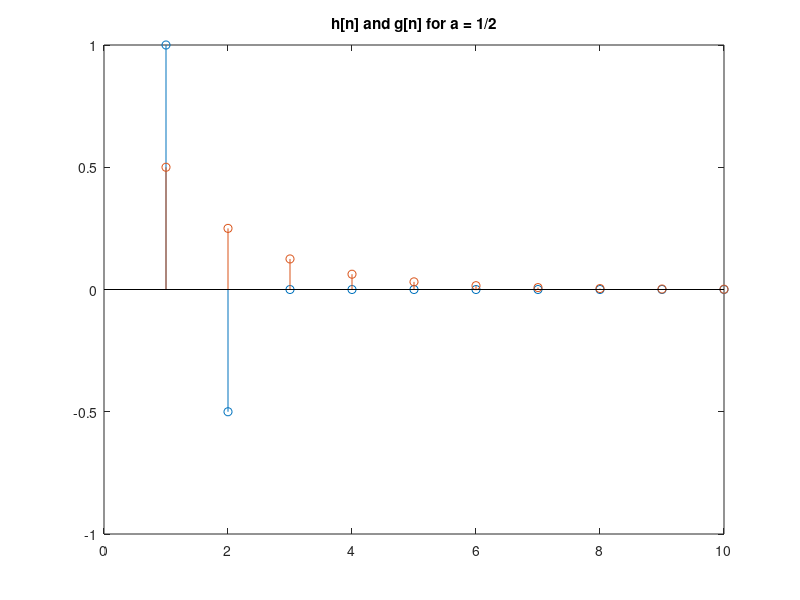
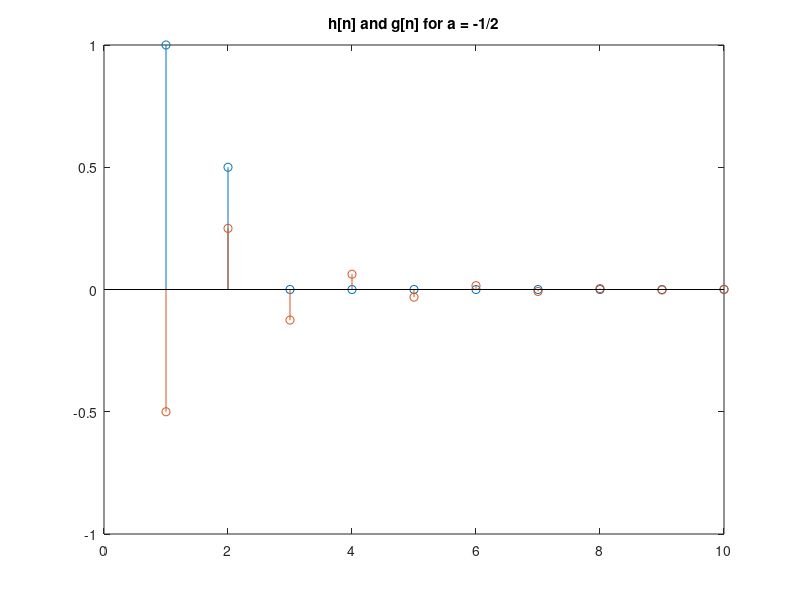
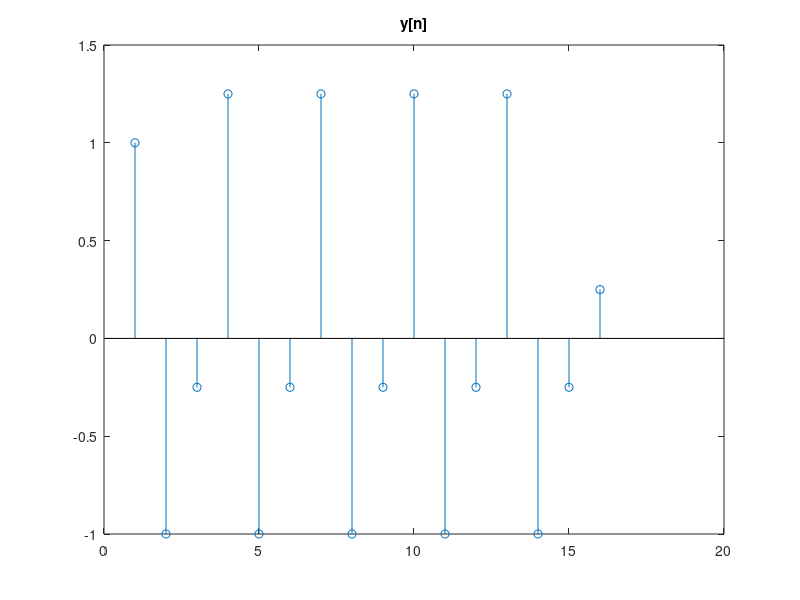
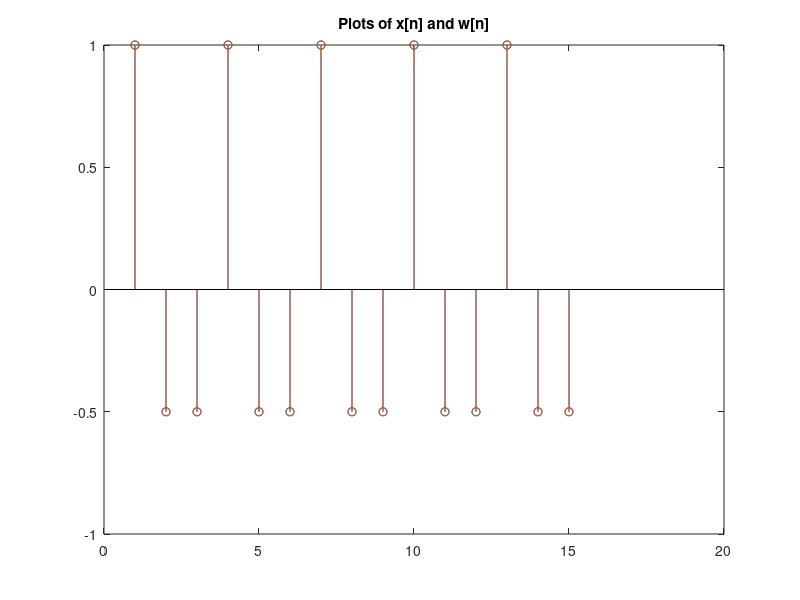

MATLAB code to generate these figures, in order:
%% Lab 2 Q1 Solutions
% Written by Antoni Dimitriadis.

%% 1a

% Observe that the z transform of the sequence [a^i] for i in (0,...,infty)
% is given by 1/(1-az^(-1))

clear variables;
close all;

H = @(z,a) 1-a*z.^-1;
h = @(a,n) 1*(n==1) - a*(n==2);
G = @(z,a) 1./(1-a*z.^(-1));
g = @(a,n) a.^n;

figure;
stem(h(0.5,1:10));
hold on;
stem(g(0.5,1:10));
title("h[n] and g[n] for a = 1/2");

figure;
stem(h(-0.5,1:10));
hold on;
stem(g(-0.5,1:10));
title("h[n] and g[n] for a = -1/2");

%% 1b

fc = 6e3;
Tc= 1/fc;
f = 2000;
nper = 5;
tmax = nper/f;
tc = 0:Tc:5/f - Tc;
x = cos(2*pi*f*tc);
a = 1/2;

h_1 = h(a,1:2);
y = zeros(1,length(x)+length(h_1)-1);

for n = 1:length(x)
    y(n:n+length(h_1)-1) = y(n:n+length(h_1)-1) + x(n)*h_1;
end

figure;
stem(y);
title("y[n]");

% Apply G(z) to y using the difference equation, w[n] = y[n] + a*w[n-1]

w = zeros(length(x), 1);
w(1) = y(1);

for n = 2:length(x)
    w(n) = y(n) + a*w(n-1);
end

figure;
stem(x);
hold on;
stem(w);
title("Plots of x[n] and w[n]");

% The relationship is that x[n] is equal to w[n], obviously expected since
% G and H are inverse.

%% 1c

% To get the magnitude response, simply substitute z as e^(j*theta) and take
% absolute value

theta = linspace(-pi,pi,1000);

H_mag = abs(H(exp(1j*theta),a));
G_mag = abs(G(exp(1j*theta),a));

figure;
plot(H_mag);
hold on;
plot(G_mag);
title("Magnitude response of H & G with a=1/2");
legend('|H(\omega)|','|G(\omega)|');

